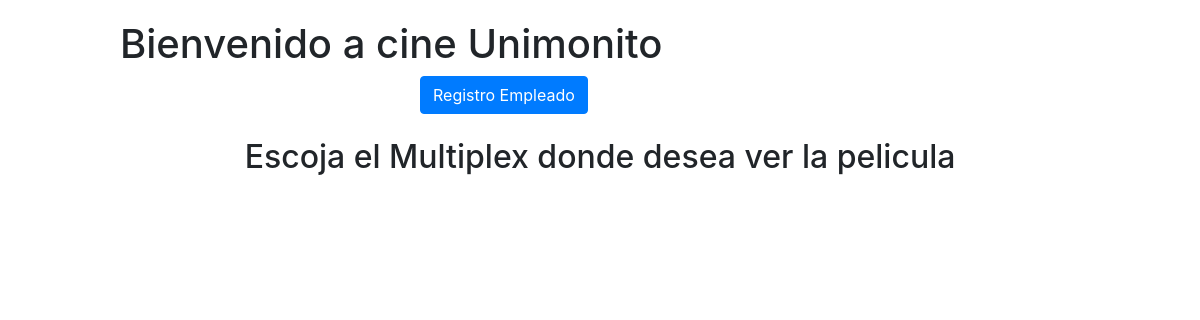
/, run on an earlier commit of the app's database.
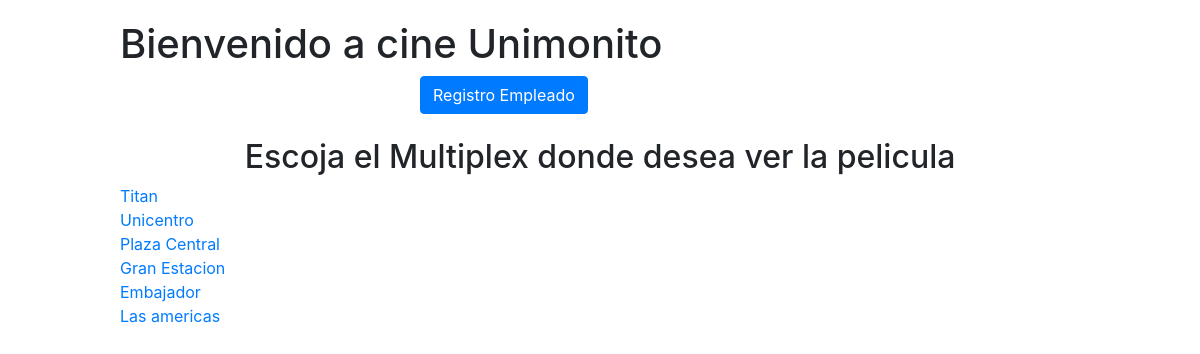
And on a later commit of the database.
### tables this page shows
CREATE TABLE `multiplex` (
  `idMultiplex` int(11) NOT NULL,
  `nombre_multiplex` varchar(45) NOT NULL
);

### DataBase.php (called while the page is built, shortened)
<?php
class DataBase {
    private $usuario;
    private $contraseña;
    private $servidor;
    private $nomBD;
    private $link;
    function DataBase() {
        $this->usuario = "root";
        $this->contraseña = "";
        $this->servidor = "localhost";
        $this->nomBD = "cinema1";
        $this->link = "";
    }
    function Conectar() {
        $this->link = mysqli_connect($this->servidor, $this->usuario, $this->contraseña);
        mysqli_select_db($this->link, $this->nomBD);
    }
    function consultar($tabla = "", $campo = "", $dato = "") {
        if ($campo == "") {
            $query = " select * from " . $tabla;
        } else if ($dato == "") {
            $query = "select " . $campo . " from " . $tabla;
        } else {
            $query = "select * from " . $tabla . " where " . $campo . " = " . $dato;
        }
        $res = mysqli_query($this->link, $query);
        return $res;
    }
}

### index.php (the view, shortened to what this page needs)
<!DOCTYPE html>
<html>
    <head>
        <link href="css/Style.css" type="text/css" rel="stylesheet">
        <link rel="stylesheet" href="https://stackpath.bootstrapcdn.com/bootstrap/4.3.1/css/bootstrap.min.css">
    </head>
    <body>
        <div id="inicio">
            <h1>Bienvenido a cine Unimonito</h1>
            <button type="button" class="btn btn-primary" onclick="location = 'RegistroEmpleado.php'">Registro Empleado</button>
            <br><br><div>
                <h2>Escoja el Multiplex donde desea ver la pelicula</h2>
                <form method="post" action="Control.php">
                        <?php
                        require_once 'DataBase.php';
                        $db = new DataBase();
                        $db->Conectar();
                        $res = $db->consultar("multiplex");
                        while ($row = mysqli_fetch_array($res)) {
                        $idMultiplex = $row[0];
                        $nombre = $row[1];
                        ?>
                        <div class="button"><span> <a  name="detalle" id="detalle" class="details" href="Salas.php?idMultiplex=<?php echo $idMultiplex; ?>" ><?php echo $nombre ?></a></span></div>
                        <?php } ?>
                </form>
            </div>
        </div>
    </body>
</html>

### css/Style.css (style rules this page uses)
html,body { height: 100%; }
#inicio { width: 80%; margin: auto; margin-top: 20px; margin-bottom: 40px; }
h1 { float: left; text-align: center; margin-top: 20px; }
button { padding-left: 20px; margin-left: 30px; }
h2 { text-align: center; }
.btn-primary { margin-left: 300px; }

What changed in the data, as far as the page shows it:
added multiplex: nombre_multiplex "Titan"
added multiplex: nombre_multiplex "Unicentro"
added multiplex: nombre_multiplex "Plaza Central"
added multiplex: nombre_multiplex "Gran Estacion"
added multiplex: nombre_multiplex "Embajador"
added multiplex: nombre_multiplex "Las americas"
